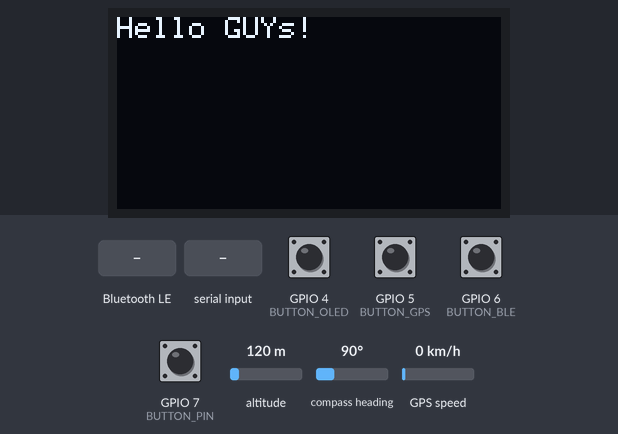
A sketch run on a simulated ESP32-S3. Parts: 128×64 one-colour display. The inputs (shaded band) are chosen by the test bench; at power-on: GPIO 4 (BUTTON_OLED), GPIO 5 (BUTTON_GPS), GPIO 6 (BUTTON_BLE), GPIO 7 (BUTTON_PIN) HIGH, altitude 120 m, compass heading 90°, GPS speed 0 km/h. The GPS gets a fix after 3 s at 37.7749, -122.4194 with 8 satellites; nothing arrives over Bluetooth unless stated; a phone connects over Bluetooth LE 3 s after start; what the sketch prints to the serial monitor is not drawn.

Above: at 0.1 s.
2.7 s: altitude set to 20 m
At 4.9 s:
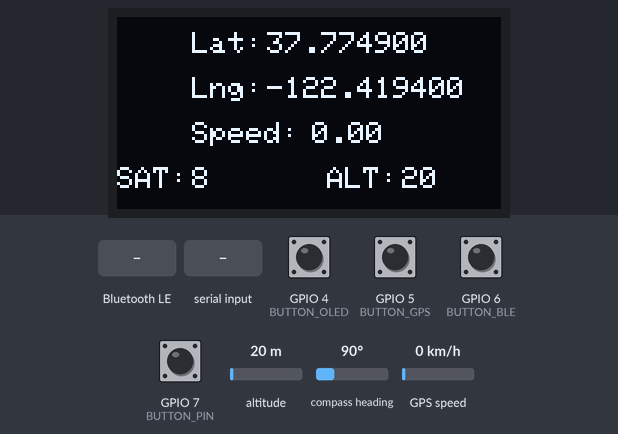
At 11.5 s:
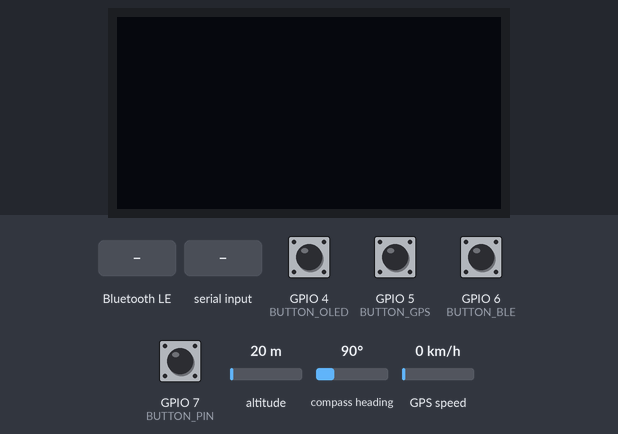
11.8 s: Bluetooth LE write "1" received
13.9 s: "1" received over Serial
17.0 s: Bluetooth LE write "g" received
19.1 s: "Y" received over Serial
22.1 s: Bluetooth LE write "r" received
Timing chart, 0 to 25.1 s (numbered marks = the images above; inputs shaded):
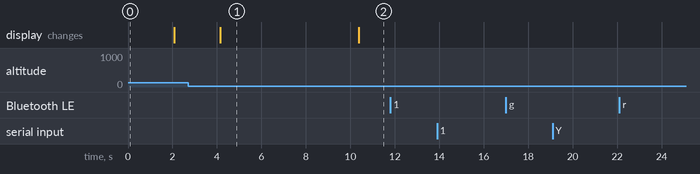

Measured:
- after the input at 11.8 s, every drawn part: stays the same
- after the input at 13.9 s, every drawn part: stays the same
- after the input at 17.0 s, every drawn part: stays the same
- after the input at 19.1 s, every drawn part: stays the same
- after the input at 22.1 s, every drawn part: stays the same
- what the display in image 1 shows lasts 6.2 s, from 4.2 s to 10.4 s

The sketch:

Esp32S3_Zero_Frisbee_PowerAnalysis.ino
```cpp
#include "myGlobal.h"
#include "myFunctions.h"
#include "myOLED.h"
#include "myRGB.h"
#include "myBlue.h"
#include "myGPS.h"

bool ISR_flag = false;
bool dbg_serial = true;
String myGPS = "19.99, 20.22";              // GPS variable to be Notified in BLE
String lastResult = "";                     // To track the last value
String LiveGPS = "";                        // Store GPS Data here

int lastISRtime = 0;                        // last valid ISR trigger time
int ISRminDelay = 1000;                     // Minimum delay between ISR trigger
bool btn_st = false;                        // initial Button state

bool last_OLED_state = true;
bool last_GPS_state  = true;
bool last_BLE_state  = true;
unsigned long lastPOWERDebounceTime = 0;         // The last time the button was toggled
unsigned long POWERdebounceDelay = 5000;           // Debounce delay in milliseconds


void IRAM_ATTR buttonISR() {            // Interrupt Service Routine
  if ((millis() - lastISRtime) > ISRminDelay) {
    lastISRtime = millis();
    ISR_flag = true;
    // buttonCharacteristic.writeValue(btn_st);
    // onButtonPress();
  }
}

void PowerAccess() {
  if(last_OLED_state != OLED_state) {
    if(!OLED_state) {
      // on 0 (Button Up) - turn off
      turnOffOLED();
    } else {
      // on 1 (Button Down) - turn on
      turnOnOLED();
    }
    last_OLED_state = OLED_state;
  }
  if(last_GPS_state != GPS_state) {
    if(!GPS_state) {
      // on 0 (Button Up) - turn off
      turnOffGPS();
    } else {
      // on 1 (Button Down) - turn on
      turnOnGPS();
    }
    last_GPS_state = GPS_state;
  }
  if(last_BLE_state != BLE_state) {
    if(!BLE_state) {
      // on 0 (Button Up) - turn off
      turnOffBLE();
    } else {
      // on 1 (Button Down) - turn on
      turnOnBLE();
    }
    last_BLE_state = BLE_state;
  }
}

void setup() {
  my_init();
  setColor(255,255,255);                // White
  OLED_init();
  setColor(0, 255, 0);                  // Red
  GPS_init();
  ble_init();
  setColor(255, 0, 0);                  // Green
  ble_config();
  setColor(0, 0, 255);                  // Blue
  attachInterrupt(digitalPinToInterrupt(BUTTON_PIN), buttonISR, RISING);  // attach ISR check to pin 7
}

void loop() {
  if(ISR_flag) {
    buttonCharacteristic.writeValue(btn_st);
    onButtonPress();
  }
  scanBLE();
  scanGPS_1s();
  if ((millis() - lastPOWERDebounceTime) > POWERdebounceDelay) {
    lastPOWERDebounceTime = millis();
    Serial.println("Check button state for POWER");
    CheckBtnState();
    PowerAccess();
  }
  delay(10);
}
```

myBlue.cpp
```cpp
#include "myBlue.h"
#include "myRGB.h"

BLEService ledService("19B10010-E8F2-537E-4F6C-D104768A1214");
BLEByteCharacteristic ledCharacteristic("19B10011-E8F2-537E-4F6C-D104768A1214", BLERead | BLEWrite | BLENotify);
BLEByteCharacteristic buttonCharacteristic("19B10012-E8F2-537E-4F6C-D104768A1214", BLERead | BLENotify);
BLEStringCharacteristic functionResultCharacteristic("19B10013-E8F2-537E-4F6C-D104768A1214", BLERead | BLENotify, 50);

// bool led_st = false;                        // initial Button state

void ble_init() {
  // Initialize BLE
  if (!BLE.begin()) {
    Serial.println("starting Bluetooth® Low Energy module failed!");
    while (1) {
      toggleRed();                      // Blink Red
    }
  }
}

void ble_config() {
  BLE.setLocalName("Frisbee");          // Set the local name peripheral advertises
  BLE.setAdvertisedService(ledService); // Set the UUID for the service this peripheral advertises:
  // Add the characteristics to the service
  ledService.addCharacteristic(ledCharacteristic);
  ledService.addCharacteristic(buttonCharacteristic);
  ledService.addCharacteristic(functionResultCharacteristic);
  // Add descriptors for user-friendly names
  BLEDescriptor char1Descriptor("2901", "RGB Control");
  BLEDescriptor char2Descriptor("2901", "Button State");
  BLEDescriptor char3Descriptor("2901", "GPS Data");
  ledCharacteristic.addDescriptor(char1Descriptor);
  buttonCharacteristic.addDescriptor(char2Descriptor);
  functionResultCharacteristic.addDescriptor(char3Descriptor);
  // Add the service
  BLE.addService(ledService);
  ledCharacteristic.writeValue(led_st);
  buttonCharacteristic.writeValue(btn_st);
  functionResultCharacteristic.writeValue("Ready");
  BLE.advertise();                      // Start advertising
  Serial.println("Bluetooth® device active, waiting for connections...");
}

void turnOnBLE() {
  if (BLE.begin()) { // Restart BLE peripheral
    Serial.println("BLE turned on");
    ble_config();
    // BLE.advertise(); // Restart advertising (if needed)
  } else {
    Serial.println("Failed to start BLE");
  }
}

void turnOffBLE() {
  BLE.end();        // Stops the BLE peripheral and advertising
  Serial.println("BLE turned off");
}

void scanBLE() {
  BLE.poll();   // poll for Bluetooth® Low Energy events
  if (Serial.available()){
    myGPS = Serial.readString();
    Serial.println("Updated GPS is: "+myGPS);
  }
  //  Notify if GPS Change
  if (functionResultCharacteristic.subscribed()) {
    if (myGPS != lastResult) {
      lastResult = myGPS;
      functionResultCharacteristic.writeValue(myGPS);
      Serial.println("Sent function result via notification: " + myGPS);
    }
  }
  //  RGB control
  if (ledCharacteristic.written()) {
    Serial.print("ledCharacteristic = ");
    char charBLE = ledCharacteristic.value();
    Serial.println(charBLE);
    RGBControl(charBLE);
  }
}
```

myBlue.h
```cpp
#ifndef MYBLUE_H
#define MYBLUE_H
#include <Arduino.h>
#include "myGlobal.h"
#include <ArduinoBLE.h>

extern BLEByteCharacteristic buttonCharacteristic;

void ble_init(void);
void ble_config(void);
void turnOnBLE(void);
void turnOffBLE(void);
void scanBLE(void);

#endif  // MYBLUE_H
```

myFunctions.cpp
```cpp
#include "myFunctions.h"
#include <Arduino.h>

bool OLED_state = true;
bool GPS_state = true;
bool BLE_state = true;
bool buttonState_OLED = LOW;             // Current state of the button
bool buttonState_GPS = LOW;
bool buttonState_BLE = LOW;
bool lastButtonState_OLED = LOW;         // Previous state of the button
bool lastButtonState_GPS = LOW;
bool lastButtonState_BLE = LOW;
unsigned long lastDebounceTime_OLED = 0; // The last time the button was toggled
unsigned long lastDebounceTime_GPS = 0;
unsigned long lastDebounceTime_BLE = 0;
unsigned long debounceDelay = 50;       // Debounce delay in milliseconds

void my_init() {
  Serial.begin(115200);
  // pinMode(LED_PIN, OUTPUT);
  pinMode(BUTTON_PIN, INPUT_PULLUP);
  pinMode(BUTTON_OLED, INPUT_PULLUP);
  pinMode(BUTTON_GPS, INPUT_PULLUP);
  pinMode(BUTTON_BLE, INPUT_PULLUP);
}

void serialDBG(bool enable) {
  dbg_serial = enable;
  if(dbg_serial) Serial.println("!!! ENABLE SERIAL DEBUG !!!");
  if(!dbg_serial) Serial.println("!!! DISABLE SERIAL DEBUG !!!");
}

void onButtonPress() {
  // Button Press execution here
  myGPS = LiveGPS;
}

void CheckBtnState() {
  bool readingA = digitalRead(BUTTON_OLED);
  if (readingA != lastButtonState_OLED) {
    lastDebounceTime_OLED = millis();
  }
  if ((millis() - lastDebounceTime_OLED) > debounceDelay) {
    if (readingA != buttonState_OLED) {
      buttonState_OLED = readingA;
        OLED_state = !OLED_state;
        Serial.println("OLED state: "+String(OLED_state));
    }
  }
  lastButtonState_OLED = readingA;
  bool readingB = digitalRead(BUTTON_GPS);
  if (readingB != lastButtonState_GPS) {
    lastDebounceTime_GPS = millis();
  }
  if ((millis() - lastDebounceTime_GPS) > debounceDelay) {
    if (readingB != buttonState_GPS) {
      buttonState_GPS = readingB;
        GPS_state = !GPS_state;
        Serial.println("GPS state: "+String(GPS_state));
    }
  }
  lastButtonState_GPS = readingB;
  bool readingC = digitalRead(BUTTON_BLE);
  if (readingC != lastButtonState_BLE) {
    lastDebounceTime_BLE = millis();
  }
  if ((millis() - lastDebounceTime_BLE) > debounceDelay) {
    if (readingC != buttonState_BLE) {
      buttonState_BLE = readingC;
        BLE_state = !BLE_state;
        Serial.println("BLE state: "+String(BLE_state));
    }
  }
  lastButtonState_BLE = readingC;
}
```

myFunctions.h
```cpp
#ifndef MYFUNCIONS_H
#define MYFUNCIONS_H
#include "HardwareSerial.h"
#include "myGlobal.h"
#include "myBlue.h"

// extern void IRAM_ATTR buttonISR();
void my_init(void);
void serialDBG(bool enable);
void onButtonPress(void);
void CheckBtnState(void);

#endif  // MYFUNCIONS_H
```

myGPS.cpp
```cpp
#include "myGPS.h"
#include "myOLED.h"

HardwareSerial gpsSerial(2);                                                          // Create an instance of the HardwareSerial class for Serial 2
TinyGPSPlus gps;                                                                      // Create a GPS object
static const uint32_t GPSBaud = 9600;                                                 // Define GPS Baud rate

void GPS_init() {
  gpsSerial.begin(GPSBaud, SERIAL_8N1, RXD2, TXD2);                                   // Start Serial 2 with the defined RX and TX pins and a baud rate of 9600
}

void turnOffGPS() {
  gpsSerial.flush();                                                                  // Wait for any outgoing data to complete
  delay(10);                                                                          // Short delay for stability
  gpsSerial.end();                                                                    // Stop communication with GPS module
  Serial.println("GPS turned off");
}
void turnOnGPS() {
  // gpsSerial.begin(9600);                                                           // Restart communication with GPS module
  gpsSerial.begin(GPSBaud, SERIAL_8N1, RXD2, TXD2);
  Serial.println("GPS turned on");
}

void scanGPS_1s() {
  boolean newData = false;
  for (unsigned long start = millis(); millis() - start < 1000;) {
    while (gpsSerial.available()) {
      unsigned long start = millis();
      if (gps.encode(gpsSerial.read())) {
        newData = true;
      }
    }
  }
  if(newData == true) {
    newData = false;
    Serial.println(gps.satellites.value());
    print_speed();
  } else {
    display.clearDisplay();
    display.setTextColor(SSD1306_WHITE);
    display.setCursor(0, 0);
    display.setTextSize(3);
    display.print("No Data");
    display.display();
    LiveGPS = "No Data";
  }
}
```

myGPS.h
```cpp
#ifndef MYGPS_H
#define MYGPS_H
#include <Arduino.h>
#include "myGlobal.h"

void GPS_init(void);
void turnOffGPS(void);
void turnOnGPS(void);
void scanGPS_1s(void);

#endif  // MYGPS_H
```

myGlobal.h
```cpp
#ifndef MYGLOBAL_H
#define MYGLOBAL_H
#include <Arduino.h>
#include <Adafruit_GFX.h>
#include <Adafruit_SSD1306.h>
#include <TinyGPSPlus.h>

#define RGB_PIN    21     // GPIO pin connected to the RGB LED
#define NUM_LEDS   1      // Number of LEDs
#define BUTTON_PIN 7      // GPIO pin connected to the button
// #define LED_PIN    8      // GPIO pin connected to the LED
#define BUTTON_OLED 4     // GPIO pin to Toggle OLED on/off
#define BUTTON_GPS 5      // GPIO pin to Toggle GPS on/off
#define BUTTON_BLE 6      // GPIO pin to Toggle BLE on/off
#define SCREEN_WIDTH 128  // Adjust based on your OLED's width
#define SCREEN_HEIGHT 64  // Adjust based on your OLED's height
#define RXD2 12           // Define the RX pins for Serial 2
#define TXD2 11           // Define the TX pins for Serial 2
#define SDA_PIN 3         // Define custom SDA pin
#define SCL_PIN 2         // Define custom SCL pin
#define LoopMax 5         // Max number of loops to be timed

extern bool ISR_flag;
extern bool dbg_serial;   // Enable or disable Serial print
extern String myGPS;      // GPS variable to be Notified in BLE
extern String lastResult; // To track the last value
extern String LiveGPS;    // Store GPS Data here

extern bool btn_st;       // initial Button state
extern bool led_st;       // initial Button state
// bool lastButtonState = HIGH;                // Assume button is unpressed at startup
// bool buttonState = HIGH;                    // Current button state
// unsigned long lastDebounceTime = 0;         // The last time the button was toggled
// unsigned long debounceDelay = 50;           // Debounce delay in milliseconds

extern bool OLED_state;
extern bool GPS_state;
extern bool BLE_state;

extern TinyGPSPlus gps;
extern Adafruit_SSD1306 display;

#endif  // MYGLOBAL_H
```

myOLED.cpp
```cpp
#include "myOLED.h"

Adafruit_SSD1306 display(SCREEN_WIDTH, SCREEN_HEIGHT, &Wire, -1);                     // Create an SSD1306 object

void OLED_init(void) {
  Wire.begin(SDA_PIN, SCL_PIN);         // Initialize I2C with custom pins
  // Initialize OLED display
  if (!display.begin(SSD1306_SWITCHCAPVCC, 0x3C)) { // 0x3C is the default I2C address for most OLEDs
    Serial.println("OLED initialization failed!");
    while (true);
  }
  Serial.println("OLED initialized successfully!");
  display.clearDisplay();               // Clear the display buffer
  display.setTextSize(1);               // Text size: 1 = small, 2 = medium, etc.
  display.setTextColor(SSD1306_WHITE);  // White text
  display.setCursor(0, 0);              // Start at the top-left corner
  display.println("Hello GUYs!");       // Display "Hello GUYs"
  display.display();                    // Push the buffer to the screen
  Serial.println("Display GPS data on OLED");
}

void turnOnOLED() {
  display.ssd1306_command(SSD1306_DISPLAYON);
  display.display();                           // Refresh screen content
  Serial.println("OLED turned on");
}

void turnOffOLED() {
  display.ssd1306_command(SSD1306_DISPLAYOFF);
  Serial.println("OLED turned off");
}

void print_speed() {
  display.clearDisplay();
  display.setTextColor(SSD1306_WHITE);

  if (gps.location.isValid() == 1) {
   //String gps_speed = String(gps.speed.kmph());
    display.setTextSize(1);

    display.setCursor(25, 5);
    display.print("Lat: ");
    display.setCursor(50, 5);
    display.print(gps.location.lat(),6);

    display.setCursor(25, 20);
    display.print("Lng: ");
    display.setCursor(50, 20);
    display.print(gps.location.lng(),6);

    display.setCursor(25, 35);
    display.print("Speed: ");
    display.setCursor(65, 35);
    display.print(gps.speed.kmph());

    display.setTextSize(1);
    display.setCursor(0, 50);
    display.print("SAT:");
    display.setCursor(25, 50);
    display.print(gps.satellites.value());

    display.setTextSize(1);
    display.setCursor(70, 50);
    display.print("ALT:");
    display.setCursor(95, 50);
    display.print(gps.altitude.meters(), 0);

    display.display();
    LiveGPS = String(gps.location.lat(), 6) +", "+ String(gps.location.lng(), 6);
  } else {
    display.clearDisplay();
    display.setTextColor(SSD1306_WHITE);
    display.setCursor(0, 0);
    display.setTextSize(3);
    display.print("No Data");
    display.display();
    LiveGPS = "No Data";
  }
}
```

myOLED.h
```cpp
#ifndef MYOLED_H
#define MYOLED_H
#include <Arduino.h>
#include "myGlobal.h"
#include <Wire.h>

void OLED_init(void);
void turnOnOLED(void);
void turnOffOLED(void);
void print_speed(void);

#endif  // MYOLED_H
```

myRGB.cpp
```cpp
#include "myRGB.h"

Adafruit_NeoPixel strip = Adafruit_NeoPixel(NUM_LEDS, RGB_PIN, NEO_GRB + NEO_KHZ800); // Create a NeoPixel object
bool t_red = false;
bool led_st = false;

void setColor(uint8_t red, uint8_t green, uint8_t blue) {
    strip.setPixelColor(0, strip.Color(red, green, blue));
    strip.show();
}

void RGBControl(char BLEchar) {
  switch (BLEchar) {
    case '1': Serial.println("LED on");
              setColor(255, 255, 255);
              // digitalWrite(LED_PIN, HIGH);
              break;
    case 'r':
    case 'R': Serial.println("RGB R");
              setColor(0, 255, 0);
              break;
    case 'g':
    case 'G': Serial.println("RGB G");
              setColor(255, 0, 0);
              break;
    case 'b':
    case 'B': Serial.println("RGB B");
              setColor(0, 0, 255);
              break;
    case 'y':
    case 'Y': Serial.println("RGB Y");
              setColor(255, 255, 0);
              break;
    case 'c':
    case 'C': Serial.println("RGB C");
              setColor(255, 0, 255);
              break;
    case 'm':
    case 'M': Serial.println("RGB M");
              setColor(0, 255, 255);
              break;
    default:  Serial.println("LED off");
              setColor(0, 0, 0);
              // digitalWrite(LED_PIN, LOW);
              break;
  }
}

void toggleRed() {
  t_red = !t_red;
  if(t_red) {
    setColor(255, 0, 0); // Red
  } else {
    setColor(0, 0, 0);     // Off
  }
}
```

myRGB.h
```cpp
#ifndef MYRGB_H
#define MYRGB_H
#include <Arduino.h>
#include "myGlobal.h"
#include <Adafruit_NeoPixel.h>

// extern bool led_st;
void setColor(uint8_t red, uint8_t green, uint8_t blue);
void RGBControl(char BLEchar);
void toggleRed(void);

#endif  // MYRGB_H
```
